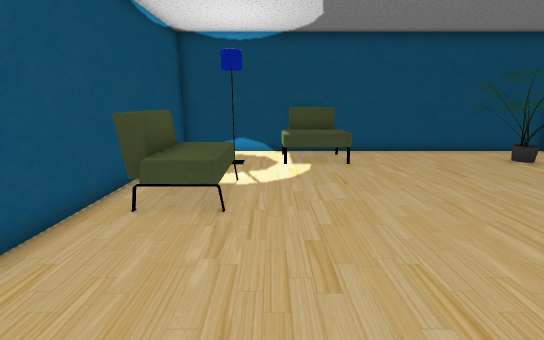
view 1 (above)

14 first-person views from a walk through a scene from a Unity 3-D project. The camera is 1.3 m above the floor, tilts 14° down and sees 90° across. The floor is counted in squares, 0.5 m on a side. Each view is taken from the middle of a square. On the plan, view 1 faces up. The plan holds only what a view shows up to about 19 squares ahead; the rest is blank. The place goes on beyond the plan. The player is left out. Some surface patterns are stand-ins.

view 2
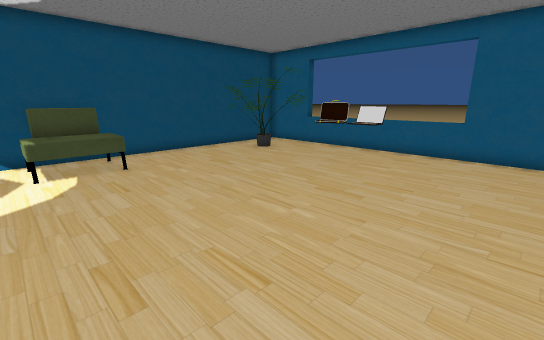

view 3
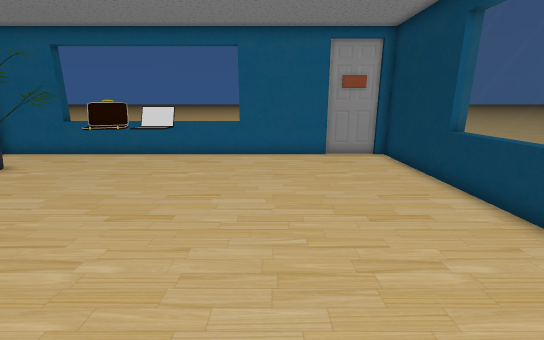

view 4
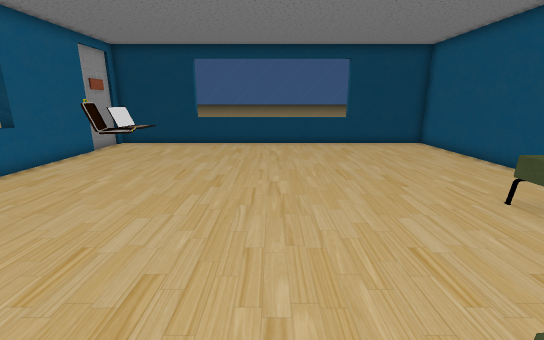

view 5
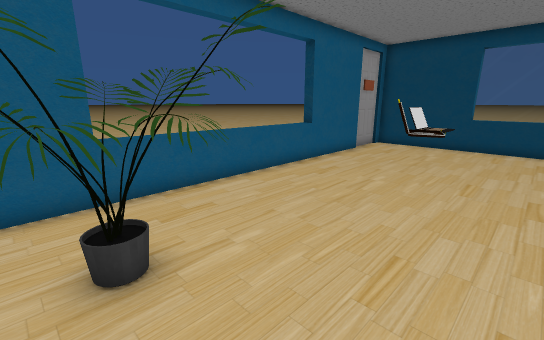

view 6
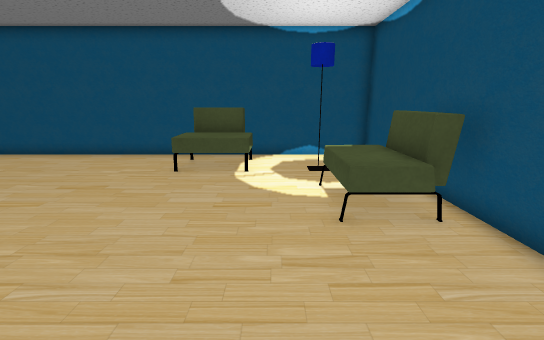

view 7
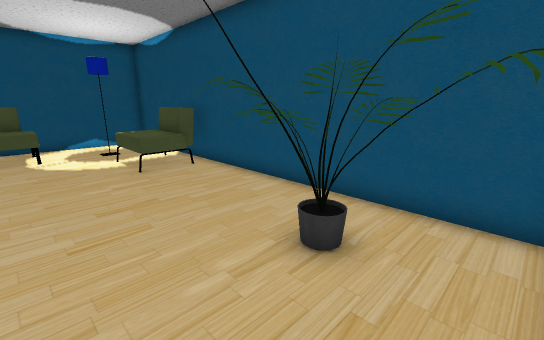

view 8
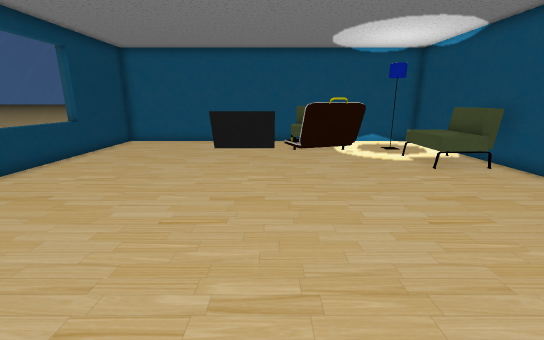

view 9
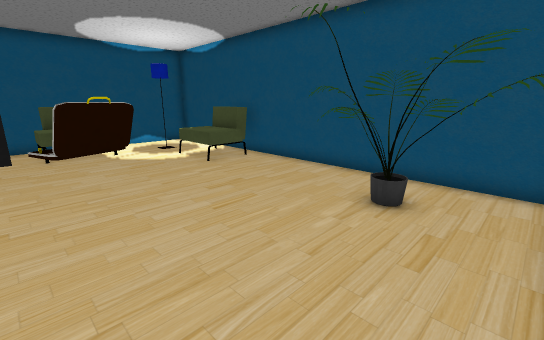

view 10
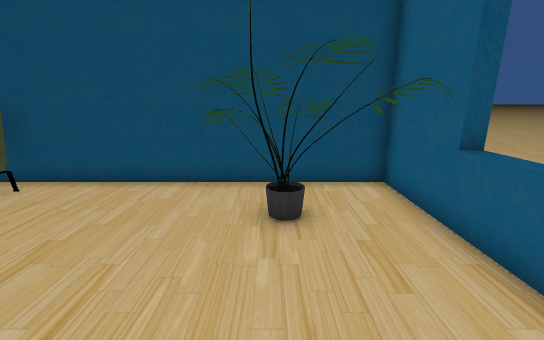

view 11
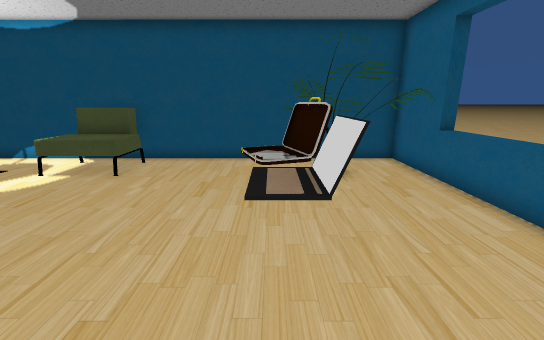

view 12
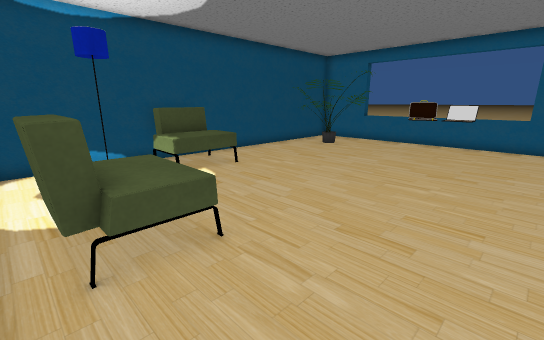

view 13
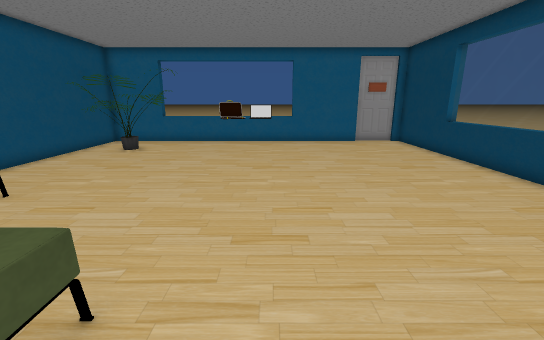

view 14
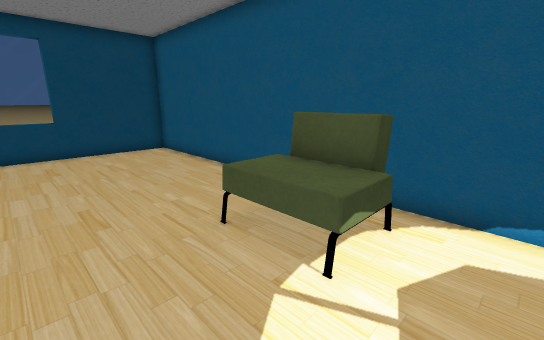

### Floor plan
Ten units are one square. View 1 is at (0, 0); x grows to the right and y downward. Boxes are objects, and circles mark ways between rooms. Rooms are numbered by the first view taken in them; rooms with no view inside come last. Other rooms are left out.
<svg viewBox="-52 -153 206 205">
<path fill="none" stroke="#000" d="M116 -148 -47 -148 -47 47 148 47 148 42M148 19 148 -116M148 36 148 24M149 44 149 17M148 -116 148 -148 116 -148"/>
<rect x="-45" y="-95" width="40" height="40" fill="#bbb"><title>other object</title></rect>
<rect x="-25" y="-125" width="10" height="10" fill="#bbb"><title>lamp</title></rect>
<rect x="-5" y="-145" width="40" height="30" fill="#bbb"><title>other object</title></rect>
<rect x="85" y="-55" width="20" height="20" fill="#bbb"><title>other object</title></rect>
<rect x="85" y="-65" width="20" height="20" fill="#bbb"><title>other object</title></rect>
<rect x="85" y="-145" width="60" height="50" fill="#bbb"><title>other object</title></rect>
<text x="50" y="-50">1</text>
<text x="140" y="-140">2</text>
</svg>

Where each view was taken, in squares from view 1:
view 1: 0 up, 0 right, facing up
view 2: 0 up, 0 right, facing up-right
view 3: 1 up, 1 right, facing right
view 4: 13 up, 5 right, facing down
view 5: 13 up, 7 right, facing down-right
view 6: 10 up, 9 right, facing left
view 7: 8 up, 14 right, facing up-left
view 8: 5 up, 14 right, facing left
view 9: 5 up, 14 right, facing up-left
view 10: 6 up, 11 right, facing up
view 11: 2 up, 9 right, facing up
view 12: 2 up, 4 left, facing up-right
view 13: 4 up, 4 left, facing right
view 14: 11 up, 2 right, facing down-left
